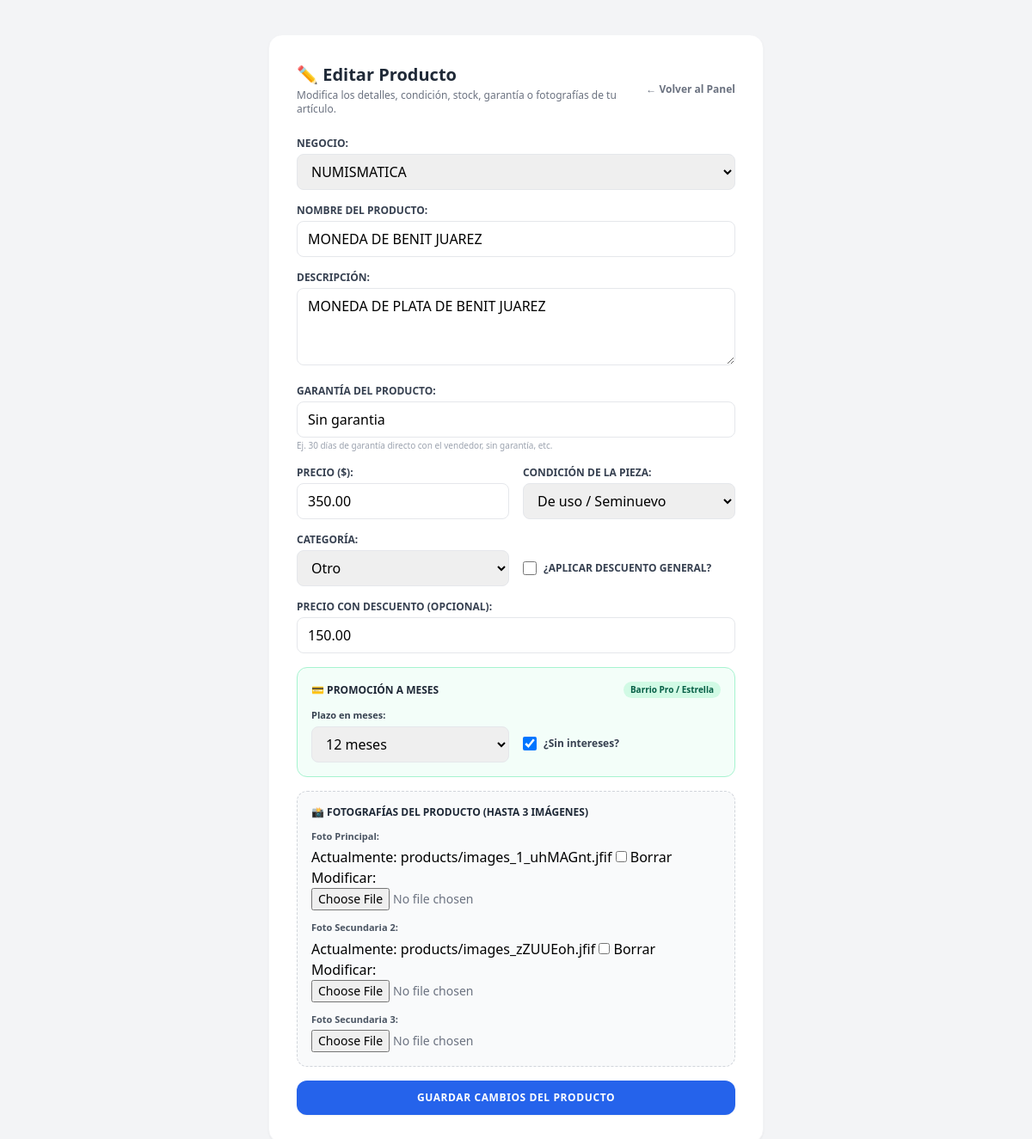
The page /product/1/edit/ (signed in) on the database its author committed.
### marketplace/models.py (models this page shows, shortened)
class Product(models.Model):
    CATEGORY_CHOICES = [
        ('comida', 'Comida y Antojitos'),
        ('vehiculos', 'Vehículos'),
        ('supermercado', 'Supermercado'),
        ('tecnologia', 'Tecnología'),
        ('electrodomesticos', 'Electrodomésticos'),
        ('hogar', 'Hogar y Muebles'),
        ('moda', 'Moda'),
        ('deportes', 'Deportes y Fitness'),
        ('herramientas', 'Herramientas'),
        ('construccion', 'Construcción'),
        ('mascotas', 'Mascotas'),
        ('abarrotes', 'Abarrotes'),
        ('servicios', 'Servicios y Oficios'),
        ('otro', 'Otro'),
    ]
    CONDITION_CHOICES = [
        ('nuevo', 'Nuevo'),
        ('usado', 'De uso / Seminuevo'),
    ]
    INSTALLMENT_CHOICES = [
        (0, 'Sin meses / Pago de contado'),
        (3, '3 meses'),
        (6, '6 meses'),
        (9, '9 meses'),
        (12, '12 meses'),
        (18, '18 meses'),
        (24, '24 meses'),
    ]
    business = models.ForeignKey('Business', on_delete=models.CASCADE)
    name = models.CharField(max_length=100)
    slug = models.SlugField(unique=True, blank=True, null=True, max_length=255)
    description = models.TextField()
    price = models.DecimalField(max_digits=10, decimal_places=2)
    condition = models.CharField(max_length=20, choices=CONDITION_CHOICES, default='nuevo')
    warranty = models.CharField(max_length=255, blank=True, null=True, verbose_name="Garantía del producto", help_text="Ej. Sin garantía, 30 días con el vendedor, etc.")
    search_tags = models.CharField(
        max_length=150,
        blank=True,
        null=True,
        verbose_name="Etiquetas de búsqueda",
        help_text="Máximo 3 etiquetas separadas por coma (ej. moneda, mundial 2026, coleccionable)"
    )
    is_promo = models.BooleanField(default=False)
    promo_price = models.DecimalField(max_digits=10, decimal_places=2, null=True, blank=True)
    installment_months = models.PositiveSmallIntegerField(
        choices=INSTALLMENT_CHOICES,
        default=0,
        verbose_name="Promoción a meses"
    )
    installment_interest_free = models.BooleanField(
        default=True,
        verbose_name="¿Sin intereses?"
    )
    is_express_promo = models.BooleanField(default=False)
    express_promo_start = models.DateTimeField(null=True, blank=True)
    express_promo_end = models.DateTimeField(null=True, blank=True)
    is_featured = models.BooleanField(default=False, verbose_name="¿Producto Destacado?")
    featured_until = models.DateTimeField(null=True, blank=True, verbose_name="Destacado Hasta")
    image = models.ImageField(upload_to='products/', null=True, blank=True)
    image_2 = models.ImageField(upload_to='products/', null=True, blank=True)
    image_3 = models.ImageField(upload_to='products/', null=True, blank=True)
    category = models.CharField(max_length=50, choices=CATEGORY_CHOICES, default='otro')
    is_available = models.BooleanField(default=True, verbose_name="Disponible en stock")

### marketplace/views.py (the view)
# urls.py: path('product/<int:product_id>/edit/', views.edit_product_view, name='edit_product'),
@login_required(login_url='business_login')
def edit_product_view(request, product_id):
    business = request.user.business
    product = get_object_or_404(Product, id=product_id, business=business)
    can_installments = bool(business.is_active and business.plan in ['pro', 'estrella'])
    if request.method == 'POST':
        form = ProductForm(request.POST, request.FILES, instance=product, business=business)
        if form.is_valid():
            form.save()
            messages.success(request, f"✨ ¡El producto '{product.name}' ha sido actualizado!")
            return redirect('dashboard')
    else:
        form = ProductForm(instance=product, business=business)
        form.fields['business'].queryset = Business.objects.filter(id=business.id)
    return render(request, 'marketplace/edit_product.html', {
        'form': form,
        'product': product,
        'business': business,
        'can_installments': can_installments,
    })

### marketplace/models.py (called while the page is built)
    def __str__(self):
        return self.name

### marketplace/templates/marketplace/edit_product.html (shortened to what this page needs)
<!DOCTYPE html>
<html lang="es">
<head>
    <script src="https://cdn.tailwindcss.com"></script>
</head>
<body class="bg-gray-100 min-h-screen py-10 px-4 font-sans">
    <div class="max-w-xl mx-auto bg-white p-8 rounded-2xl shadow-sm border border-gray-100">
        <div class="flex justify-between items-center mb-6">
            <div>
                <h1 class="text-xl font-bold text-gray-800">✏️ Editar Producto</h1>
                <p class="text-xs text-gray-500 mt-0.5">Modifica los detalles, condición, stock, garantía o fotografías de tu artículo.</p>
            </div>
            <a href="{% url 'dashboard' %}" class="text-xs text-gray-500 hover:text-gray-800 font-semibold whitespace-nowrap">← Volver al Panel</a>
        </div>
        <form method="post" enctype="multipart/form-data" class="space-y-4">
            <div>
                <label class="block text-xs font-bold text-gray-700 uppercase mb-1">Negocio:</label>
                {{ form.business }}
            </div>
            <div>
                <label class="block text-xs font-bold text-gray-700 uppercase mb-1">Nombre del Producto:</label>
                {{ form.name }}
            </div>
            <div>
                <label class="block text-xs font-bold text-gray-700 uppercase mb-1">Descripción:</label>
                {{ form.description }}
            </div>
            <div>
                <label class="block text-xs font-bold text-gray-700 uppercase mb-1">Garantía del Producto:</label>
                {{ form.warranty }}
                <span class="text-[10px] text-gray-400 mt-0.5 block">Ej. 30 días de garantía directo con el vendedor, sin garantía, etc.</span>
            </div>
            <div class="grid grid-cols-1 sm:grid-cols-2 gap-4">
                <div>
                    <label class="block text-xs font-bold text-gray-700 uppercase mb-1">Precio ($):</label>
                    {{ form.price }}
                </div>
                <div>
                    <label class="block text-xs font-bold text-gray-700 uppercase mb-1">Condición de la pieza:</label>
                    {{ form.condition }}
                </div>
            </div>
            <div class="grid grid-cols-1 sm:grid-cols-2 gap-4">
                <div>
                    <label class="block text-xs font-bold text-gray-700 uppercase mb-1">Categoría:</label>
                    {{ form.category }}
                </div>
                <div class="flex items-center pt-5">
                    <label class="flex items-center space-x-2 cursor-pointer">
                        {{ form.is_promo }}
                        <span class="text-xs font-bold text-gray-700 uppercase">¿Aplicar Descuento General?</span>
                    </label>
                </div>
            </div>
            <div>
                <label class="block text-xs font-bold text-gray-700 uppercase mb-1">Precio con Descuento (Opcional):</label>
                {{ form.promo_price }}
            </div>
            <div class="p-4 rounded-xl border {% if can_installments %}bg-emerald-50/60 border-emerald-200{% else %}bg-amber-50/70 border-amber-200{% endif %} space-y-3">
                <div class="flex items-center justify-between">
                    <h3 class="text-xs font-bold text-gray-800 uppercase flex items-center gap-1">
                        💳 Promoción a Meses
                    </h3>
                    <span class="text-[10px] font-bold px-2 py-0.5 rounded-full {% if can_installments %}bg-emerald-100 text-emerald-800{% else %}bg-amber-100 text-amber-800{% endif %}">
                        Barrio Pro / Estrella
                    </span>
                </div>
                {% if can_installments %}
                    <div class="grid grid-cols-1 sm:grid-cols-2 gap-4">
                        <div>
                            <label class="block text-[11px] font-semibold text-gray-700 mb-1">Plazo en meses:</label>
                            {{ form.installment_months }}
                        </div>
                        <div class="flex items-center sm:pt-5">
                            <label class="flex items-center space-x-2 cursor-pointer">
                                {{ form.installment_interest_free }}
                                <span class="text-xs font-bold text-gray-700">¿Sin intereses?</span>
                            </label>
                        </div>
                    </div>
                {% else %}
                    <p class="text-xs text-amber-800">
                        Ofrece pagos a 3, 6, 9, 12, 18 o 24 meses en tus productos mejorando a <strong>Plan Barrio Pro</strong> o <strong>Plan Negocio Estrella</strong>.
                        <a href="{% url 'plans_pricing' %}" class="underline font-bold ml-1">Ver planes →</a>
                    </p>
                {% endif %}
            </div>
            <div class="bg-gray-50 p-4 rounded-xl border border-dashed border-gray-300 space-y-3">
                <h3 class="text-xs font-bold text-gray-800 uppercase flex items-center gap-1">
                    📸 Fotografías del Producto (Hasta 3 imágenes)
                </h3>
                <div>
                    <label class="block text-[11px] font-semibold text-gray-600 mb-1">Foto Principal:</label>
                    {{ form.image }}
                </div>
                <div>
                    <label class="block text-[11px] font-semibold text-gray-600 mb-1">Foto Secundaria 2:</label>
                    {{ form.image_2 }}
                </div>
                <div>
                    <label class="block text-[11px] font-semibold text-gray-600 mb-1">Foto Secundaria 3:</label>
                    {{ form.image_3 }}
                </div>
            </div>
            <button type="submit" class="w-full bg-blue-600 hover:bg-blue-700 text-white font-bold py-3 px-4 rounded-xl transition shadow-sm text-xs uppercase tracking-wider">
                Guardar Cambios del Producto
            </button>
        </form>
    </div>
</body>
</html>

### rows shown on the page
Product: business "NUMISMATICA", name "MONEDA DE BENIT JUAREZ", description "MONEDA DE PLATA DE BENIT JUAREZ", warranty "Sin garantia", price "350.00", condition "De uso / Seminuevo", category "Otro", promo_price "150.00", installment_months "12 meses", installment_interest_free "☑"
